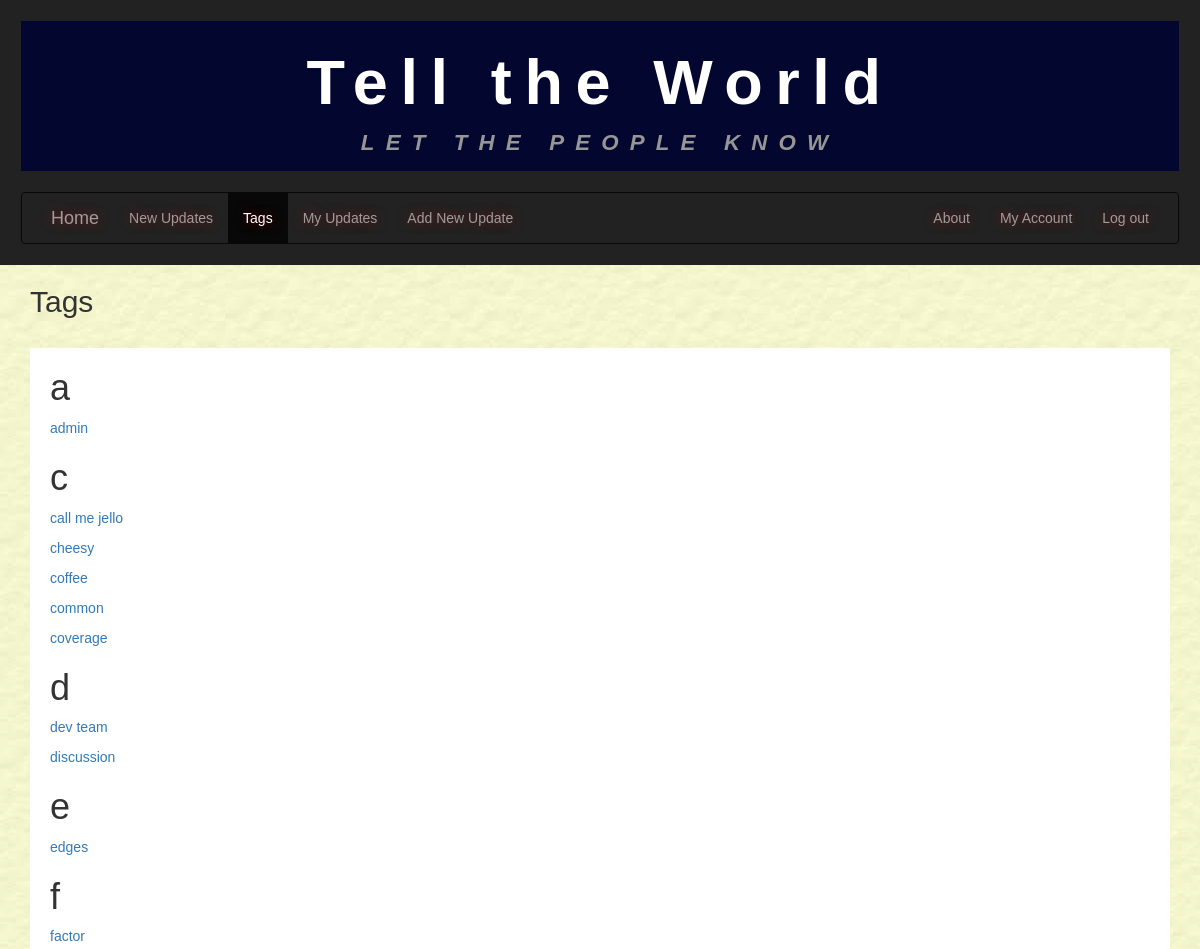
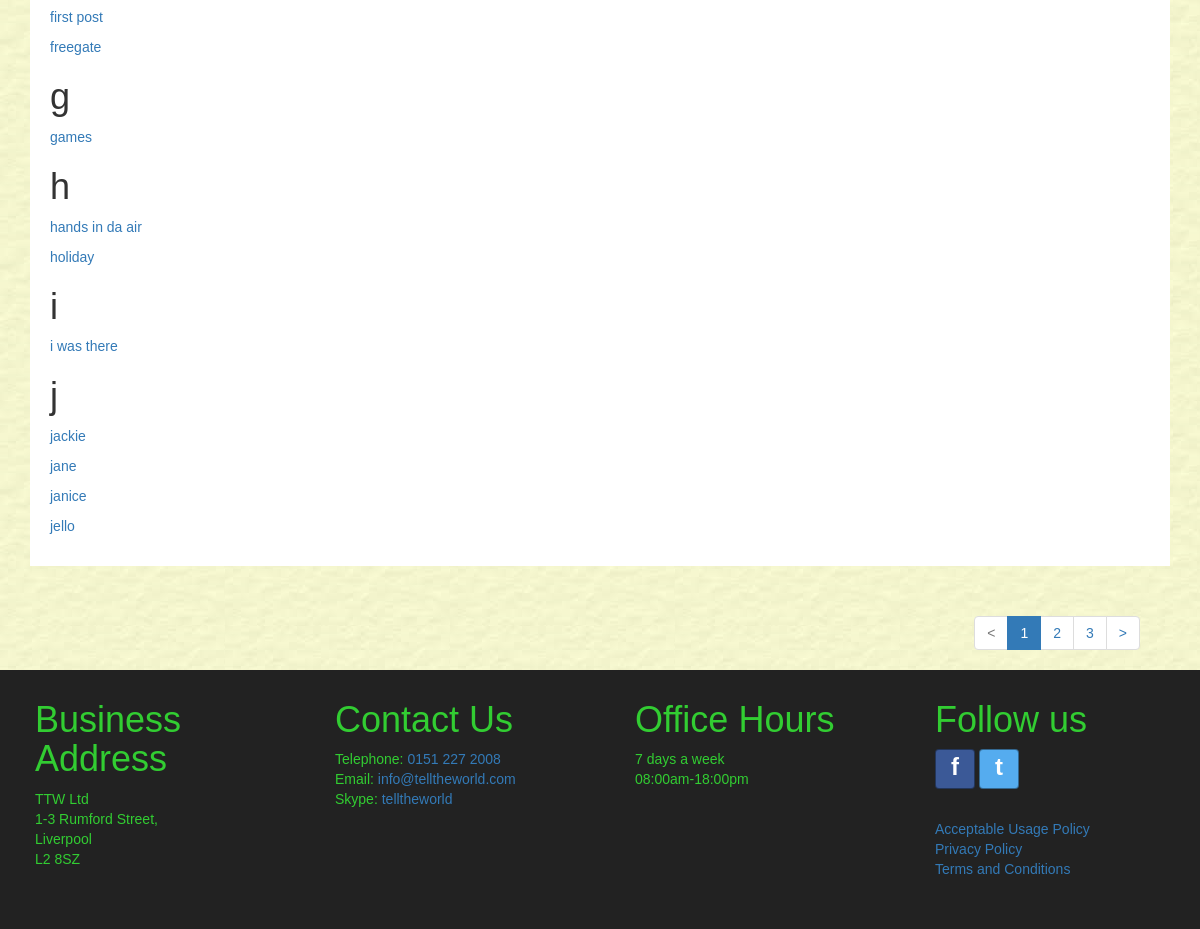
The page /tags/ (signed in) on the database its author committed (2 pictures, top to bottom).
### tellings/models.py (models this page shows, shortened)
class Tag(models.Model):
    tagID = models.AutoField(primary_key=True, db_column='tagID')
    tagName = models.CharField(max_length=15)
    @property
    def first_char(self):
        return self.tagName[0]
    class Meta:
        ordering = ['tagName']
        verbose_name = "Tag"
        verbose_name_plural = "Tags"

### tellings/views.py (the view)
# urls.py: path('tags/', TagListView.as_view(), name='tags'),
class TagListView(LoginRequiredMixin, generic.ListView):
    model = Tag
    paginate_by = 20
    http_method_names = ['get', 'post']

### tellings/templatetags/my_tags.py (called while the page is built)
@register.simple_tag(takes_context=True)
def param_replace(context, **kwargs):
    d = context['request'].GET.copy()
    for k, v in kwargs.items():
        d[k] = v
    for k in [k for k, v in d.items() if not v]:
        del d[k]
    return d.urlencode()

### tellings/templates/tellings/tag_list.html (shortened to what this page needs)
{% extends 'tellings/base.html' %}
{% block content %}
  <div class="container-fluid main-content">
    <div class="container allUserUpdates" id="userUpdates">
      <h2>Tags</h2>
      <div class="row white-inner-container">
        {% if tag_list %}
          {% regroup tag_list by first_char as first_char_list %}
          {% for sort_by_first_char in first_char_list %}
            <h1>{{ sort_by_first_char.grouper }}</h1>
              {% for item in sort_by_first_char.list %}
                <p>
                  <a href="{% url 'tellings:newupdates' %}?tagName={{ item.tagName }}" name="{{ item.tagName }}">{{ item.tagName }}</a>
                </p>
              {% endfor %}
           {% endfor %}
        {% else %}
          <p>No results found.</p>
        {% endif %}
      </div>
    </div>
  </div>
{% endblock %}

### tellings/static/tellings/css/style.css (style rules this page uses)
* { font-family: Arial, Helvetica, sans-serif; margin: 0; padding: 0; color: #333; }
body { background-image: url('../imgs/bgimage.jpg'); }
.container-fluid { margin: 0em; padding-left: 0px; padding-right: 0px; }
.main-content { min-height: 550px; }
.row { margin: 0em; }
.white-inner-container { margin-top: 30px; margin-bottom: 30px; padding: 20px; padding-top: 0em; background-color: #FFF; }

### rows shown on the page
Tag: tagName "admin"
Tag: tagName "call me jello"
Tag: tagName "cheesy"
Tag: tagName "coffee"
Tag: tagName "common"
Tag: tagName "coverage"
Tag: tagName "dev team"
Tag: tagName "discussion"
Tag: tagName "edges"
Tag: tagName "factor"
Tag: tagName "first post"
Tag: tagName "freegate"
Tag: tagName "games"
Tag: tagName "hands in da air"
Tag: tagName "holiday"
Tag: tagName "i was there"
Tag: tagName "jackie"
Tag: tagName "jane"
Tag: tagName "janice"
Tag: tagName "jello"

### other values the page prints
{{ sort_by_first_char.grouper }} "a" "c" "d" "e" "f" "g" "h" "i" "j"
{{ i }} "1"
{{ i }} "2" "3"
